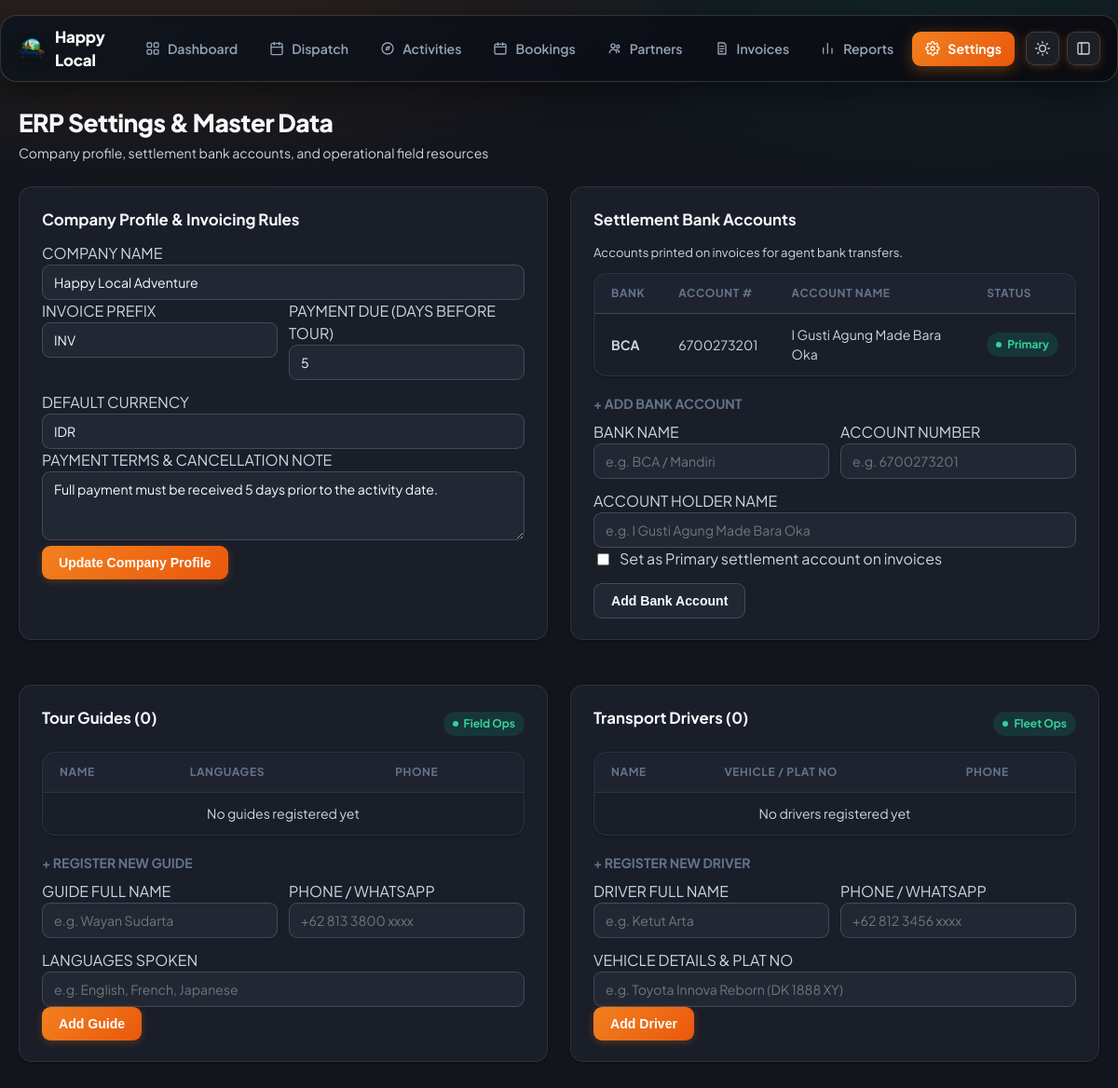
The page /settings on the database its author committed.
### tables this page shows
CREATE TABLE company_profile (
    id INTEGER PRIMARY KEY CHECK (id = 1),
    company_name TEXT NOT NULL,
    bank_name TEXT,
    bank_account_number TEXT,
    bank_account_name TEXT,
    default_currency TEXT NOT NULL DEFAULT 'IDR',
    payment_terms_note TEXT,
    cancellation_policy_note TEXT
, invoice_prefix TEXT NOT NULL DEFAULT 'INV', payment_due_days_before_activity INTEGER NOT NULL DEFAULT 5);

CREATE TABLE bank_accounts (
                   id INTEGER PRIMARY KEY AUTOINCREMENT,
                   bank_name TEXT NOT NULL,
                   account_number TEXT NOT NULL,
                   account_name TEXT NOT NULL,
                   is_primary INTEGER NOT NULL DEFAULT 0,
                   created_at TEXT DEFAULT CURRENT_TIMESTAMP
               );

### web.py (the view)
@flask_app.route("/settings")
def settings_view():
    conn = get_db()
    company = conn.execute("SELECT * FROM company_profile WHERE id = 1").fetchone()
    bank_accounts = conn.execute("SELECT * FROM bank_accounts ORDER BY is_primary DESC, id ASC").fetchall()
    guides = conn.execute("SELECT * FROM guides ORDER BY name ASC").fetchall()
    drivers = conn.execute("SELECT * FROM drivers ORDER BY name ASC").fetchall()
    conn.close()
    return render_template(
        "settings.html",
        title="ERP Settings",
        active_page="settings",
        logo_data_uri=LOGO_DATA_URI,
        company=company or {},
        bank_accounts=bank_accounts,
        guides=guides,
        drivers=drivers
    )

### app.py (called while the page is built)
def connect_db():
    conn = sqlite3.connect(DB_PATH)
    conn.row_factory = sqlite3.Row
    global _migrated
    if not _migrated:
        _ensure_migrations(conn)
        _migrated = True
    return conn

### web.py (called while the page is built)
def get_db():
    conn = erp.connect_db()
    conn.row_factory = sqlite3.Row
    return conn

### templates/settings.html
{% extends "base.html" %}
{% block content %}
<div class="page-head">
  <div>
    <h1>ERP Settings & Master Data</h1>
    <span class="muted" style="font-size:0.88rem">Company profile, settlement bank accounts, and operational field resources</span>
  </div>
</div>
<div style="display:grid; grid-template-columns: 1fr 1fr; gap:24px; margin-bottom:24px">
  <div class="card">
    <h3>Company Profile & Invoicing Rules</h3>
    <form action="{{ url_for('update_company_profile') }}" method="POST">
      <div class="field">
        <label>COMPANY NAME</label>
        <input type="text" name="company_name" value="{{ company.company_name or 'Happy Local Adventure' }}" required>
      </div>
      <div style="display:grid; grid-template-columns: 1fr 1fr; gap:12px; margin-bottom:12px">
        <div>
          <label>INVOICE PREFIX</label>
          <input type="text" name="invoice_prefix" value="{{ company.invoice_prefix or 'INV' }}" required>
        </div>
        <div>
          <label>PAYMENT DUE (DAYS BEFORE TOUR)</label>
          <input type="number" name="due_days" value="{{ company.payment_due_days_before_activity or 5 }}" min="1" max="30" required>
        </div>
      </div>
      <div class="field">
        <label>DEFAULT CURRENCY</label>
        <input type="text" name="default_currency" value="{{ company.default_currency or 'IDR' }}" required>
      </div>
      <div class="field">
        <label>PAYMENT TERMS & CANCELLATION NOTE</label>
        <textarea name="payment_terms_note" rows="3">{{ company.payment_terms_note or 'Full payment 5 days before activity date. Cancellation fees apply per contract.' }}</textarea>
      </div>
      <button type="submit">Update Company Profile</button>
    </form>
  </div>
  <div class="card">
    <h3>Settlement Bank Accounts</h3>
    <p class="muted" style="font-size:0.82rem; margin-bottom:12px">Accounts printed on invoices for agent bank transfers.</p>
    <div class="table-container" style="margin-bottom:16px">
      <table>
        <thead>
          <tr>
            <th>Bank</th>
            <th>Account #</th>
            <th>Account Name</th>
            <th>Status</th>
          </tr>
        </thead>
        <tbody>
          {% for b in bank_accounts %}
            <tr>
              <td><strong>{{ b.bank_name }}</strong></td>
              <td>{{ b.account_number }}</td>
              <td>{{ b.account_name }}</td>
              <td>
                {% if b.is_primary %}
                  <span class="badge Confirmed">Primary</span>
                {% else %}
                  <span class="muted">-</span>
                {% endif %}
              </td>
            </tr>
          {% endfor %}
        </tbody>
      </table>
    </div>
    <h4 style="font-size:0.88rem; color:var(--ink-muted); text-transform:uppercase; margin-bottom:8px">+ Add Bank Account</h4>
    <form action="{{ url_for('add_bank_account') }}" method="POST">
      <div style="display:grid; grid-template-columns: 1fr 1fr; gap:12px; margin-bottom:12px">
        <div>
          <label>BANK NAME</label>
          <input type="text" name="bank_name" placeholder="e.g. BCA / Mandiri" required>
        </div>
        <div>
          <label>ACCOUNT NUMBER</label>
          <input type="text" name="account_number" placeholder="e.g. 6700273201" required>
        </div>
      </div>
      <div class="field">
        <label>ACCOUNT HOLDER NAME</label>
        <input type="text" name="account_name" placeholder="e.g. I Gusti Agung Made Bara Oka" required>
      </div>
      <div style="margin-bottom:14px">
        <label style="display:flex; align-items:center; gap:8px; cursor:pointer">
          <input type="checkbox" name="is_primary" value="1" style="width:auto">
          <span>Set as Primary settlement account on invoices</span>
        </label>
      </div>
      <button type="submit" class="secondary">Add Bank Account</button>
    </form>
  </div>
</div>
<div style="display:grid; grid-template-columns: 1fr 1fr; gap:24px">
  <div class="card">
    <div style="display:flex; justify-content:space-between; align-items:center; margin-bottom:12px">
      <h3>Tour Guides ({{ guides | length }})</h3>
      <span class="badge Active">Field Ops</span>
    </div>
    <div class="table-container" style="margin-bottom:16px">
      <table>
        <thead>
          <tr>
            <th>Name</th>
            <th>Languages</th>
            <th>Phone</th>
          </tr>
        </thead>
        <tbody>
          {% for g in guides %}
            <tr>
              <td><strong>{{ g.name }}</strong></td>
              <td>{{ g.languages or 'Indonesian, English' }}</td>
              <td>{{ g.phone or '-' }}</td>
            </tr>
          {% else %}
            <tr><td colspan="3" class="muted" style="text-align:center">No guides registered yet</td></tr>
          {% endfor %}
        </tbody>
      </table>
    </div>
    <h4 style="font-size:0.88rem; color:var(--ink-muted); text-transform:uppercase; margin-bottom:8px">+ Register New Guide</h4>
    <form action="{{ url_for('add_guide') }}" method="POST">
      <div style="display:grid; grid-template-columns: 1fr 1fr; gap:12px; margin-bottom:12px">
        <div>
          <label>GUIDE FULL NAME</label>
          <input type="text" name="name" placeholder="e.g. Wayan Sudarta" required>
        </div>
        <div>
          <label>PHONE / WHATSAPP</label>
          <input type="text" name="phone" placeholder="+62 813 3800 xxxx">
        </div>
      </div>
      <div class="field">
        <label>LANGUAGES SPOKEN</label>
        <input type="text" name="languages" placeholder="e.g. English, French, Japanese">
      </div>
      <button type="submit">Add Guide</button>
    </form>
  </div>
  <div class="card">
    <div style="display:flex; justify-content:space-between; align-items:center; margin-bottom:12px">
      <h3>Transport Drivers ({{ drivers | length }})</h3>
      <span class="badge Active">Fleet Ops</span>
    </div>
    <div class="table-container" style="margin-bottom:16px">
      <table>
        <thead>
          <tr>
            <th>Name</th>
            <th>Vehicle / Plat No</th>
            <th>Phone</th>
          </tr>
        </thead>
        <tbody>
          {% for d in drivers %}
            <tr>
              <td><strong>{{ d.name }}</strong></td>
              <td>{{ d.vehicle_info or 'Toyota Innova' }}</td>
              <td>{{ d.phone or '-' }}</td>
            </tr>
          {% else %}
            <tr><td colspan="3" class="muted" style="text-align:center">No drivers registered yet</td></tr>
          {% endfor %}
        </tbody>
      </table>
    </div>
    <h4 style="font-size:0.88rem; color:var(--ink-muted); text-transform:uppercase; margin-bottom:8px">+ Register New Driver</h4>
    <form action="{{ url_for('add_driver') }}" method="POST">
      <div style="display:grid; grid-template-columns: 1fr 1fr; gap:12px; margin-bottom:12px">
        <div>
          <label>DRIVER FULL NAME</label>
          <input type="text" name="name" placeholder="e.g. Ketut Arta" required>
        </div>
        <div>
          <label>PHONE / WHATSAPP</label>
          <input type="text" name="phone" placeholder="+62 812 3456 xxxx">
        </div>
      </div>
      <div class="field">
        <label>VEHICLE DETAILS & PLAT NO</label>
        <input type="text" name="vehicle_info" placeholder="e.g. Toyota Innova Reborn (DK 1888 XY)">
      </div>
      <button type="submit">Add Driver</button>
    </form>
  </div>
</div>
{% endblock %}

### static/css/style.css (style rules this page uses)
:root, :root[data-theme="dark"] { --page: #12151c; --surface: #1a1e28; --surface-2: #222734; --surface-hover: #2b3242; --sidebar-bg: linear-gradient(180deg, #080a0f 0%, #05070a 50%, #0d0a14 100%); --sidebar-border: rgba(255, 255, 255, 0.12); --ink: #f8fafc; --ink-2: #cbd5e1; --ink-muted: #64748b; --border: rgba(255, 255, 255, 0.09); --border-strong: rgba(255, 255, 255, 0.16); --glow-1: rgba(242, 128, 31, 0.16); --glow-2: rgba(12, 163, 135, 0.12); --badge-good-bg: rgba(12, 163, 135, 0.18); --badge-good-fg: #34d399; --badge-warn-bg: rgba(245, 158, 11, 0.18); --badge-warn-fg: #fbbf24; --badge-crit-bg: rgba(239, 68, 68, 0.18); --badge-crit-fg: #f87171; --badge-info-bg: rgba(14, 165, 233, 0.18); --badge-info-fg: #38bdf8; --shadow-sm: 0 1px 3px rgba(0,0,0,0.3); --shadow-md: 0 6px 18px rgba(0,0,0,0.35); --shadow-lg: 0 16px 40px rgba(0,0,0,0.5); }
:root { --accent: #f2801f; --accent-2: #ea580c; --good: #0ca387; --critical: #ef4444; --brand-navy: #0b4972; --radius: 14px; --radius-sm: 9px; --radius-lg: 18px; --transition: all 0.2s cubic-bezier(0.4, 0, 0.2, 1); }
* { box-sizing: border-box; }
html { -webkit-text-size-adjust: 100%; }
html, body { max-width: 100%; min-height: 100vh; margin: 0; }
body { font-family: 'Plus Jakarta Sans', system-ui, -apple-system, sans-serif; color: var(--ink-2); background: radial-gradient(1100px 550px at 15% -10%, var(--glow-1), transparent 60%), radial-gradient(900px 500px at 85% -5%, var(--glow-2), transparent 55%), var(--page); line-height: 1.5; -webkit-font-smoothing: antialiased; }
.page-head { display: flex; align-items: center; justify-content: space-between; margin-bottom: 24px; flex-wrap: wrap; gap: 16px; }
h1 { font-size: 1.65rem; font-weight: 800; color: var(--ink); margin: 0; letter-spacing: -0.02em; }
h3 { font-size: 1.05rem; font-weight: 700; color: var(--ink); margin: 0 0 12px; }
.card { background: var(--surface); border: 1px solid var(--border); border-radius: var(--radius); padding: 22px 24px; margin-bottom: 24px; box-shadow: var(--shadow-sm); transition: var(--transition); }
.table-container { background: var(--surface); border: 1px solid var(--border); border-radius: var(--radius); overflow-x: auto; box-shadow: var(--shadow-sm); margin-bottom: 24px; }
table { width: 100%; border-collapse: collapse; text-align: left; font-size: 0.88rem; }
th, td { padding: 12px 18px; border-bottom: 1px solid var(--border); }
th { background: color-mix(in srgb, var(--surface-2) 60%, transparent); color: var(--ink-muted); font-weight: 700; font-size: 0.75rem; text-transform: uppercase; letter-spacing: 0.05em; white-space: nowrap; }
tr:last-child td { border-bottom: none; }
.badge { display: inline-flex; align-items: center; gap: 6px; padding: 4px 10px; border-radius: 9999px; font-size: 0.75rem; font-weight: 700; white-space: nowrap; }
.badge::before { content: ''; width: 6px; height: 6px; border-radius: 50%; background: currentColor; }
.badge.Confirmed, .badge.Paid, .badge.Completed, .badge.Active, .badge.Primary { background: var(--badge-good-bg); color: var(--badge-good-fg); }
button, .btn { display: inline-flex; align-items: center; justify-content: center; gap: 8px; padding: 10px 18px; border: none; border-radius: var(--radius-sm); background: linear-gradient(135deg, var(--accent), var(--accent-2)); color: #ffffff; font-weight: 700; font-size: 0.88rem; cursor: pointer; transition: var(--transition); box-shadow: 0 2px 8px rgba(242, 128, 31, 0.25); text-decoration: none; }
button.secondary, .btn.secondary { background: var(--surface-2); border: 1px solid var(--border-strong); color: var(--ink); box-shadow: none; }
input, select, textarea { background: var(--surface-2); border: 1px solid var(--border-strong); color: var(--ink); border-radius: var(--radius-sm); padding: 9px 12px; font-size: 0.88rem; font-family: inherit; width: 100%; transition: var(--transition); }

### rows shown on the page
company_profile: company_name "Happy Local Adventure", invoice_prefix "INV", due_days "5", default_currency "IDR", payment_terms_note "Full payment must be received 5 days prior to the activity date."
bank_accounts: bank_name "BCA", account_number "6700273201", account_name "I Gusti Agung Made Bara Oka", is_primary "Primary"

### other values the page prints
{{ guides | length }} "0"
{{ drivers | length }} "0"
